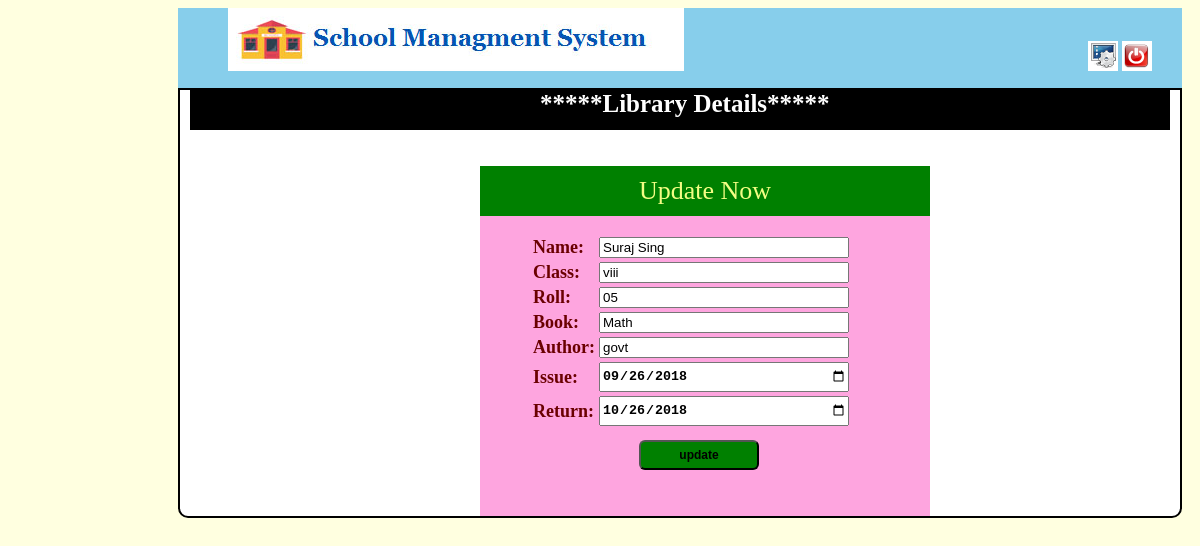
The app's page /up.php?id=1 with its own data.
### tables this page shows
CREATE TABLE `library_details` (
  `id` int(11) NOT NULL,
  `sname` varchar(255) NOT NULL,
  `class` varchar(255) NOT NULL,
  `roll` varchar(255) NOT NULL,
  `bookname` varchar(255) NOT NULL,
  `authorname` varchar(255) NOT NULL,
  `withdroldate` varchar(255) NOT NULL,
  `submisiondate` varchar(255) NOT NULL
);

### up.php (the view, shortened to what this page needs)
<html>
<head>
 </head>
<body bgcolor="lightyellow">
  <div class="header_left">
    <a href="student_show.php"><img src="headeta.png" class="header_img"></a>
          <a href="change_pass.php" class="header_right"><img src="sett.png" ></a>
    <a href="logouts.php"><img src="logout.png"></a>
  </div>
    <div class="body">
      <div class="menu">
              <b class="header_text">  *****Library Details*****</b>
      </div>  <br><br>
<?php
$a=$_GET['id'];
include "connection.php";
$qer=mysqli_query($conn,"select * from library_details where id='$a'");
$res=mysqli_fetch_assoc($qer);
?>
	<div style="background: green; text-align: center; font-size:26px; color: #f3fd84;width: 450px; height: 40px; margin-left: 300px; padding-top: 10px" >Update Now</div>
	<div style="background: #fea5df; width: 450px; height: 300px; margin-left: 300px;">
<form method="post" style="margin-left: 50px;">
	<table>
<tr>
<td style="font-size: 18px;
         font-weight: bold;
         color: #6a0000;">Name:</td><td><input type="text" value="<?php echo $res['sname'];  ?>" name="nm"><br></td></tr>
<tr>
<td style="font-size: 18px;
         font-weight: bold;
         color: #6a0000;">Class:</td><td><input type="text" value="<?php echo $res['class'];  ?>" name="cl"><br></td></tr>
<tr>
<td style="font-size: 18px;
         font-weight: bold;
         color: #6a0000;">Roll:</td><td><input type="text" value="<?php echo $res['roll'];  ?>" name="rl"><br></td></tr>
<tr>
<td style="font-size: 18px;
         font-weight: bold;
         color: #6a0000;">Book:</td><td><input type="text" value="<?php echo $res['bookname'];  ?>" name="bk"><br></td></tr>
<tr>
<td style="font-size: 18px;
         font-weight: bold;
         color: #6a0000;">Author:</td><td><input type="text" value="<?php echo $res['authorname'];  ?>" name="auth"  ><br></td></tr>
<tr>
<td style="font-size: 18px;
         font-weight: bold;
         color: #6a0000;">Issue:</td><td><input type="date" value="<?php echo $res['withdroldate'];  ?>" name="wd" style="height: 30px;
        font-weight: bold;
        "><br></td></tr>
<tr>
<td style="font-size: 18px;
         font-weight: bold;
         color: #6a0000;">Return:</td><td><input type="date" value="<?php echo $res['submisiondate'];  ?>" name="sb" style="height: 30px;
        font-weight: bold;
        "><br></td></tr><br>
<tr>
	<td></td>
<td><input type="submit" name="sub" value="update"></td>
</form>
</div>
</body>
</html>

### up.php (style rules this page uses)
.header_left { height: 80px; width: 1004px; background-color: skyblue; margin-left: 170px; }
.header_img { margin-left: 50px; }
.header_right { margin-left: 400px; }
.body { width: 1000px; margin-left: 170px; border: 2px solid black; background-color: white; border-bottom-left-radius: 10px; border-bottom-right-radius: 10px; }
.menu { background-color: black; height: 40px; width: 980px; margin-left: 10px; }
.header_text { color: white; font-size: 25px; margin-left: 350px; }
input[type=text] { width: 250px; }
input[type=date] { width: 250px; }
input[type=submit] { height: 30px; width: 120px; font-size: 12px; font-weight: bold; cursor: pointer; background-color: green; margin-left: 40px; border-radius: 6px; margin-top: 10px; }

### records on screen
library_details: nm "Suraj Sing", cl "viii", rl "05", bk "Math", auth "govt", wd "09/26/2018", sb "10/26/2018"
